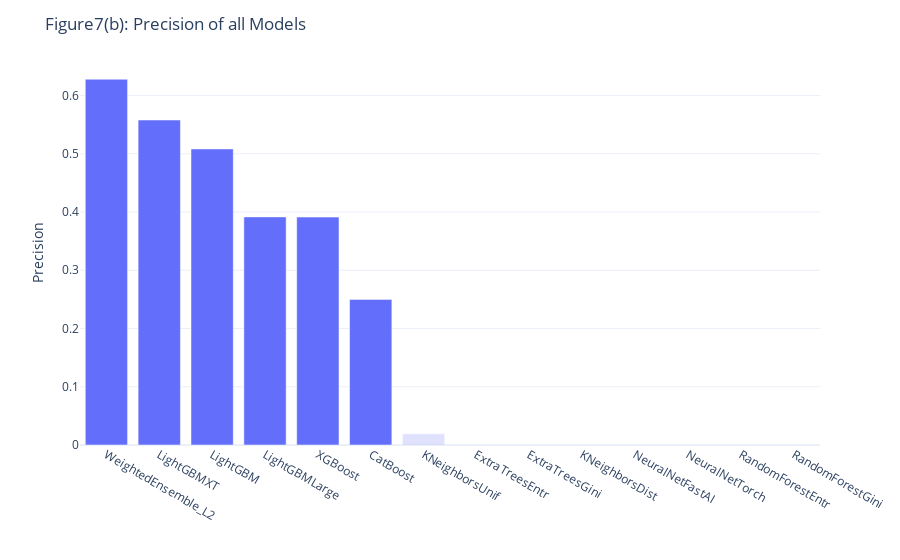

The cell this chart's notebook holds for it:
### Markdown cell above
#### Precision

### Code cell
figs['실험1모델비교PRE'].layout['title']['text']='Figure7(b): Precision of all Models'
figs['실험1모델비교PRE'].show(width=750)

### Figure 1 — Plotly figure (JSON) as saved in the notebook; plotly's stock layout.template omitted (floating-point values rounded to 4 significant figures)
{"data": [{"alignmentgroup": "True", "hovertemplate": "Top6=True<br>Method=%{x}<br>Value=%{y}<extra></extra>", "legendgroup": "True", "marker": {"color": "#636efa", "pattern": {"shape": ""}}, "name": "True", "offsetgroup": "True", "orientation": "v", "showlegend": false, "textposition": "auto", "type": "bar", "x": ["WeightedEnsemble_L2", "LightGBMXT", "LightGBM", "LightGBMLarge", "XGBoost", "CatBoost"], "xaxis": "x", "y": [0.628, 0.558, 0.5083, 0.3917, 0.3913, 0.25], "yaxis": "y"}, {"alignmentgroup": "True", "hovertemplate": "Top6=False<br>Method=%{x}<br>Value=%{y}<extra></extra>", "legendgroup": "False", "marker": {"color": "#636efa", "opacity": 0.2, "pattern": {"shape": ""}}, "name": "False", "offsetgroup": "False", "orientation": "v", "showlegend": false, "textposition": "auto", "type": "bar", "x": ["KNeighborsUnif", "ExtraTreesEntr", "ExtraTreesGini", "KNeighborsDist", "NeuralNetFastAI", "NeuralNetTorch", "RandomForestEntr", "RandomForestGini"], "xaxis": "x", "y": [0.01923, 0, 0, 0, 0, 0, 0, 0], "yaxis": "y"}], "layout": {"autosize": true, "barmode": "relative", "legend": {"title": {"text": "Top6"}, "tracegroupgap": 0}, "margin": {"t": 60}, "title": {"text": "Figure7(b): Precision of all Models"}, "xaxis": {"anchor": "y", "autorange": true, "domain": [0, 1], "range": [-0.5, 13.5], "title": {"text": ""}, "type": "category"}, "yaxis": {"anchor": "x", "autorange": true, "domain": [0, 1], "range": [0, 0.661], "title": {"text": "Precision"}, "type": "linear"}}}
